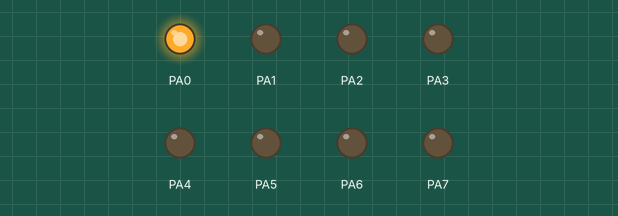
Recording of a program running on a simulated ATmega32, built with avr-gcc and emulated at 1 MHz. On the bench: output pins drawn as LEDs (lit = HIGH).

Above: at 0.15 s.
At 0.75 s:
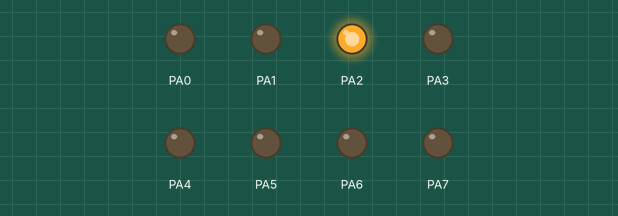
At 1.35 s:
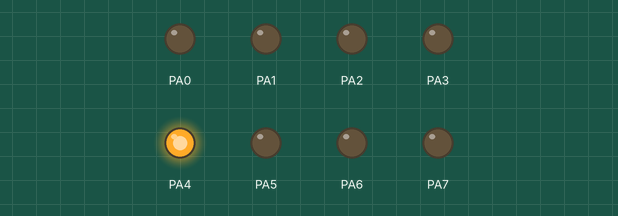
At 2.85 s:
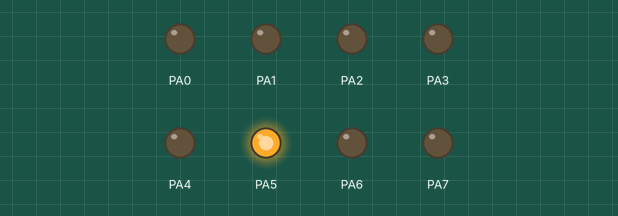
At 4.05 s:
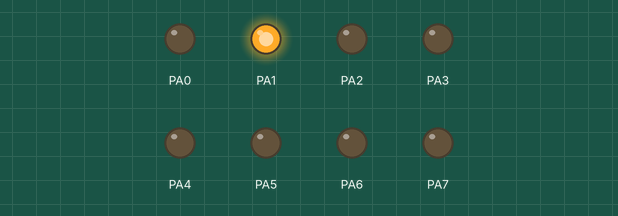
At 5.55 s:
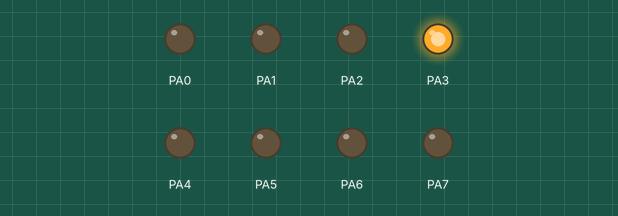
Timing chart, 0 to 5.9 s (numbered marks = the images above):
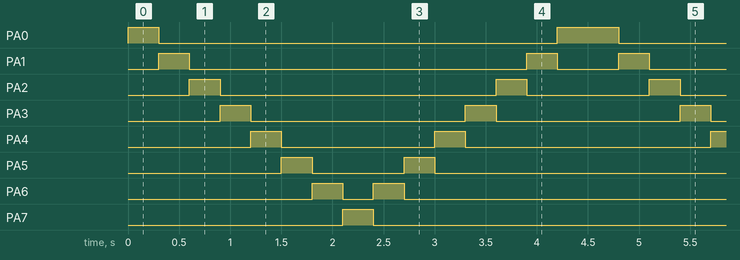

Measured:
- by itself, PA0: repeats every 4.5 s: LOW 3.9 s, HIGH 0.60 s
- by itself, PA1: repeats every 4.5 s: LOW 3.3 s, HIGH 0.30 s, LOW 0.60 s, HIGH 0.30 s
- by itself, PA2: repeats every 4.5 s: LOW 2.7 s, HIGH 0.30 s, LOW 1.2 s, HIGH 0.30 s
- by itself, PA3: repeats every 4.5 s: LOW 2.1 s, HIGH 0.30 s, LOW 1.8 s, HIGH 0.30 s
- by itself, PA4: repeats every 4.5 s: LOW 1.5 s, HIGH 0.30 s, LOW 2.4 s, HIGH 0.30 s
- by itself, PA5: repeats every 4.5 s: LOW 0.90 s, HIGH 0.30 s, LOW 3.0 s, HIGH 0.30 s
- by itself, PA6: repeats every 4.5 s: LOW 0.30 s, HIGH 0.30 s, LOW 3.6 s, HIGH 0.30 s
- by itself, PA7: alternates HIGH for 0.30 s and LOW for 4.2 s

The program:

main.c
```c
/*
 * main.c
 *
 *  Created on: Jul 1, 2024
 *      Author: Merna Atef
 */
#include <avr/io.h>
#include <util/delay.h>

#define DELAY 300

int main(void) {
    DDRA = 0b11111111; // port -> output

    while (1) {
        //Turn on the LEDs from bottom to top
        for (uint8_t i = 0; i < 8; i++) {
            PORTA = (1 << i);
            _delay_ms(DELAY);
        }

        //Turn on the LEDs from top to bottom
        for (int8_t i = 6; i >= 0; i--) {
            PORTA = (1 << i);
            _delay_ms(DELAY);
        }
    }
}
```
